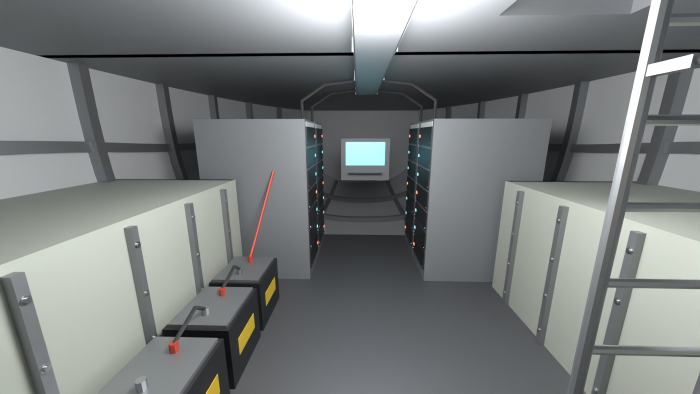
#> input picture assets/wayfarer/renders/avionics.jpg, 1400 x 787 px, given in place of port_side.jpg, which was not available (shown at 1/2 size)
$ python sheet.py ../../renders/avionics.jpg
#> lines starting #> are read from the running program, lines starting #| are printed output that depends on the picture
### assets/wayfarer/model/tools/shots.py
"""Shot list shared by render.py (which renders them) and sheet.py (which annotates the orthographic ones).
All positions are in the ship frame (s aft, y starboard, z up). An orthographic shot is defined by the point it is
centred on, the direction it looks along, the image's right and up axes, and the width it covers in metres."""
# name: dict(kind='ortho', centre, right, up, width, aspect, cut=None | distance of the cut plane from the centre along the view)
ORTHO = {
    'port_side':    dict(centre=(15.0, 0.0, -0.6), right=(1, 0, 0), up=(0, 0, 1), width=33.0, aspect=3.0),
    'section_cl':   dict(centre=(15.0, 0.0, -0.6), right=(1, 0, 0), up=(0, 0, 1), width=33.0, aspect=3.0, cut=0.0),
    'top':          dict(centre=(15.0, 0.0, 0.0), right=(1, 0, 0), up=(0, 1, 0), width=33.0, aspect=3.0),
    'plan_main':    dict(centre=(15.0, 0.0, 0.0), right=(1, 0, 0), up=(0, 1, 0), width=33.0, aspect=3.0, cut=1.9),
    'plan_lower':   dict(centre=(15.0, 0.0, 0.0), right=(1, 0, 0), up=(0, 1, 0), width=33.0, aspect=3.0, cut=-0.5),
    'bottom':       dict(centre=(15.0, 0.0, 0.0), right=(1, 0, 0), up=(0, -1, 0), width=33.0, aspect=3.0),
    'front':        dict(centre=(0.0, 0.0, -0.6), right=(0, -1, 0), up=(0, 0, 1), width=11.0, aspect=1.25),
    'rear':         dict(centre=(30.0, 0.0, -0.6), right=(0, 1, 0), up=(0, 0, 1), width=11.0, aspect=1.25),
    'section_lift': dict(centre=(11.4, 0.0, -0.6), right=(0, 1, 0), up=(0, 0, 1), width=11.0, aspect=1.25, cut=0.0),
    'section_bay':  dict(centre=(17.4, 0.0, -0.6), right=(0, 1, 0), up=(0, 0, 1), width=11.0, aspect=1.25, cut=0.0),
}
# perspective: eye, target, lens (mm)
PERSP = {
    'three_quarter': dict(eye=(-13.0, -19.0, 7.5), target=(14.0, 0.0, -0.8), lens=50),
    'three_quarter_low': dict(eye=(-9.0, -15.0, -3.2), target=(13.0, 0.0, -1.2), lens=35),
    'rear_quarter': dict(eye=(41.0, -15.0, 5.0), target=(18.0, 0.0, -0.5), lens=50),
    'cockpit': dict(eye=(4.6, 0.0, 1.50), target=(1.2, 0.0, 0.85), lens=16),
    'pilot_eye': dict(eye=(2.83, -0.72, 1.32), target=(1.2, -0.35, 0.72), lens=14),
    'cockpit_panel': dict(eye=(3.25, 0.0, 1.22), target=(1.95, 0.0, 0.55), lens=20),
    'cockpit_seat': dict(eye=(4.0, 0.25, 1.25), target=(2.85, -0.72, 0.72), lens=22),
    'cockpit_side': dict(eye=(5.6, -1.2, 1.55), target=(2.6, 0.6, 0.7), lens=18),
    'nose': dict(eye=(-7.5, -6.5, 1.8), target=(3.0, 0.0, -0.2), lens=45),
    'engines': dict(eye=(36.0, -11.0, 3.5), target=(25.5, -1.5, 0.2), lens=40),
    'engine_under': dict(eye=(22.6, -6.2, -3.0), target=(26.2, -3.2, -0.9), lens=24),
    'engine_aft': dict(eye=(33.5, -4.5, 1.6), target=(28.6, -1.5, 0.2), lens=30),
    'engine_gap': dict(eye=(27.6, -7.2, 1.9), target=(26.0, -2.6, 0.5), lens=30),
    'intake': dict(eye=(17.5, -9.5, 1.2), target=(25.0, -2.6, 0.2), lens=45),
    'gear_well': dict(eye=(8.2, -1.95, -3.3), target=(6.7, -1.85, -1.35), lens=13),
    'gear_leg': dict(eye=(4.2, -3.6, -3.3), target=(6.0, -1.8, -3.2), lens=28),
    'gear': dict(eye=(1.5, -6.5, -3.4), target=(7.5, -1.0, -3.0), lens=30),
    'lander_bay': dict(eye=(13.9, -1.62, -0.55), target=(17.6, 0.2, -1.6), lens=14),
    'under_bay': dict(eye=(24.5, -7.5, -3.9), target=(17.2, 0.0, -3.0), lens=28),
    'crew_deck': dict(eye=(8.5, 0.0, 1.75), target=(12.5, 0.3, 0.9), lens=15),
    'mission_bay': dict(eye=(14.2, 0.2, 1.8), target=(19.5, -0.2, 0.8), lens=15),
    'engineering': dict(eye=(21.5, -0.4, 1.8), target=(24.3, 0.3, 1.0), lens=14),
    'galley': dict(eye=(13.5, -0.9, 1.75), target=(11.2, 1.6, 0.9), lens=15),
    'bunks': dict(eye=(11.4, 0.2, 1.7), target=(9.2, -1.6, 0.9), lens=15),
    'mission_aft': dict(eye=(16.4, 0.3, 1.75), target=(21.0, -0.5, 1.1), lens=16),
    'eng_fwd_wall': dict(eye=(24.0, 0.5, 1.75), target=(21.5, -1.2, 1.0), lens=14),
    'vestibule': dict(eye=(7.9, 0.2, 1.8), target=(6.5, -1.6, 0.9), lens=14),
    'avionics': dict(eye=(8.5, -0.1, -0.75), target=(5.2, -0.2, -1.5), lens=14),
    'reactor': dict(eye=(21.42, -1.55, -0.42), target=(22.2, 1.6, -1.25), lens=12),
    'flank': dict(eye=(2.0, -8.5, 0.6), target=(8.5, -2.9, -0.2), lens=40),
    'roof': dict(eye=(6.5, -3.2, 5.6), target=(12.5, -0.3, 3.0), lens=26),
    'belly_fwd': dict(eye=(1.0, -5.5, -4.3), target=(7.5, -0.8, -2.6), lens=28),
    'flank_side': dict(eye=(13.6, 19.0, 0.4), target=(13.6, 3.0, -0.3), lens=50),
    'flank_close': dict(eye=(11.0, 7.5, 0.9), target=(13.2, 3.0, -0.2), lens=35),
    'under_lift': dict(eye=(3.2, -6.0, -3.3), target=(10.8, 0.0, -3.6), lens=26),
    'ramp_top': dict(eye=(12.4, -0.35, -2.75), target=(8.6, 0.0, -4.5), lens=16),
    'hold': dict(eye=(13.55, -1.0, -0.75), target=(10.6, 0.3, -1.9), lens=14),
}

def cross(a, b): return (a[1] * b[2] - a[2] * b[1], a[2] * b[0] - a[0] * b[2], a[0] * b[1] - a[1] * b[0])

def project(shot, p, px_w):
    """Ship-frame point -> pixel (x, y) in an orthographic shot rendered px_w wide."""
    c, r, u = shot['centre'], shot['right'], shot['up']
    d = (p[0] - c[0], p[1] - c[1], p[2] - c[2])
    k = px_w / shot['width']; px_h = px_w / shot['aspect']
    return (px_w / 2 + k * (d[0] * r[0] + d[1] * r[1] + d[2] * r[2]), px_h / 2 - k * (d[0] * u[0] + d[1] * u[1] + d[2] * u[2]))

### assets/wayfarer/model/tools/sheet.py
"""Orthographic sheet: lays the orthographic renders out on one drawing and dimensions them from spec.py.
    python3 tools/sheet.py --in work/r_blockout --out ../renders/sheet_blockout.jpg --title "..." """
import os, sys
HERE = os.path.dirname(os.path.dirname(os.path.abspath(__file__))); sys.path[:0] = [HERE, os.path.join(HERE, 'tools')]
from PIL import Image, ImageDraw, ImageFont
import spec, shots as SH
argv = sys.argv[1:]
def arg(k, d=None): return argv[argv.index(k) + 1] if k in argv else d
IN = os.path.join(HERE, arg('--in', 'work/r_blockout')); OUT = os.path.join(HERE, arg('--out', '../renders/sheet.jpg'))
TITLE = arg('--title', 'F-27 WAYFARER  ·  general arrangement'); STAGE = arg('--stage', 'BLOCKOUT')
FD = '/usr/share/fonts/opentype/inter/'
def font(sz, w='Regular'):
    try: return ImageFont.truetype(FD + f'Inter-{w}.otf', sz)
    except Exception: return ImageFont.load_default()
INK = (28, 32, 38); DIM = (176, 40, 30); SOFT = (95, 102, 112); PAPER = (236, 237, 239)
S = spec.ST
Wc, Hc = 3900, 4400
sheet = Image.new('RGB', (Wc, Hc), PAPER); D = ImageDraw.Draw(sheet)

def place(name, x, y, w, caption):
    im = Image.open(os.path.join(IN, name + '.jpg')); h = int(w * im.height / im.width)
    im = im.resize((w, h), Image.LANCZOS); sheet.paste(im, (x, y))
    D.rectangle((x, y, x + w, y + h), outline=(150, 154, 160), width=2)
    D.text((x + 14, y + 10), caption, font=font(30, 'SemiBold'), fill=INK)
    sh = SH.ORTHO[name]
    def P(p):
        px, py = SH.project(sh, p, w); return (x + px, y + py)
    return P, (x, y, w, h)

def label(P, p, text, dx=0, dy=0, anchor='mm', sz=24, col=INK, leader=None):
    x, y = P(p); f = font(sz, 'Medium')
    if leader:
        lx, ly = P(leader); D.line((lx, ly, x + dx, y + dy), fill=col, width=2); D.ellipse((lx - 4, ly - 4, lx + 4, ly + 4), fill=col)
    bb = D.textbbox((x + dx, y + dy), text, font=f, anchor=anchor)
    D.rectangle((bb[0] - 6, bb[1] - 4, bb[2] + 6, bb[3] + 4), fill=(248, 248, 249))
    D.text((x + dx, y + dy), text, font=f, fill=col, anchor=anchor)

def dim(P, a, b, text, off=(0, 0), sz=24):
    (x0, y0), (x1, y1) = P(a), P(b); x0 += off[0]; x1 += off[0]; y0 += off[1]; y1 += off[1]
    D.line((x0, y0, x1, y1), fill=DIM, width=3)
    horiz = abs(x1 - x0) > abs(y1 - y0)
    for (x, y) in ((x0, y0), (x1, y1)):
        if horiz: D.line((x, y - 14, x, y + 14), fill=DIM, width=3)
        else: D.line((x - 14, y, x + 14, y), fill=DIM, width=3)
    f = font(sz, 'SemiBold'); mx, my = (x0 + x1) / 2, (y0 + y1) / 2
    bb = D.textbbox((mx, my), text, font=f, anchor='mm')
    D.rectangle((bb[0] - 8, bb[1] - 4, bb[2] + 8, bb[3] + 4), fill=PAPER); D.text((mx, my), text, font=f, fill=DIM, anchor='mm')

def station_ticks(P, z, every=5):
    for s in range(0, 31, every):
        x, y = P((s, 0, z)); D.line((x, y, x, y + 16), fill=SOFT, width=2); D.text((x, y + 20), f'{s}', font=font(20), fill=SOFT, anchor='ma')

# ---------------------------------------------------------------- title
D.text((60, 40), TITLE, font=font(64, 'Bold'), fill=INK)
D.text((60, 122), f'1.25 x F-27 spec  ·  {spec.L:.0f} x {spec.W:.0f} x {spec.H:.2f} m  ·  stage: {STAGE}  ·  figures are 1.80 m  ·  station numbers are metres aft of the nose', font=font(30), fill=SOFT)
M = 60; WW = Wc - 2 * M; hw = WW // 3
y = 190
# ---------------------------------------------------------------- port side
P, (x0, y0, w, h) = place('port_side', M, y, WW, 'PORT SIDE, gear and lift down')
#> in place, im is the input picture: PIL image 1400x787 RGB; mean R, G, B 120.5, 124.2, 123.7
#> in place, `sheet.paste(im, (x, y))`:
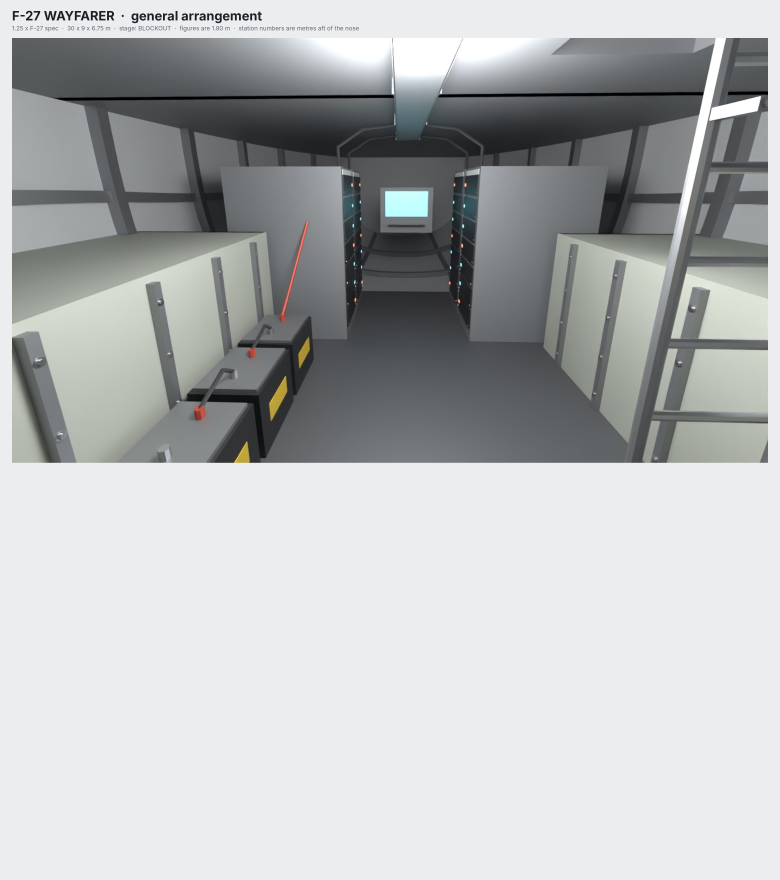
#> sheet: PIL image 3900x4400 RGB (shown at 1/5 size); mean R, G, B 181.6, 183.9, 184.7
#> x0 = 60; y0 = 190; w = 3780; h = 2124
dim(P, (0, 0, 3.75), (30, 0, 3.75), 'overall length 30.00 m')
#> in dim, `bb = D.textbbox((mx, my), text, font=f, anchor='mm')`: bb = (1820, 312.7, 2080, 336.7)
dim(P, (31.0, 0, -3.375 + 0.0), (31.0, 0, 3.375), '6.75', sz=22)
dim(P, (-0.9, 0, spec.Z_GROUND), (-0.9, 0, -3.0), '1.70')
station_ticks(P, spec.Z_GROUND - 0.25)
label(P, (2.6, 0, 1.2), 'canopy slit', dy=-150, leader=(2.6, 0, 1.25))
#> in label, `bb = D.textbbox((x + dx, y + dy), text, font=f, anchor=anchor)`: bb = (467.6, 453.8, 591.6, 477.8)
label(P, (0.4, 0, -2.5), 'chin cannon', dy=110, dx=40, leader=(0.4, 0, -2.6))
label(P, (6.0, 0, -3.9), 'fwd gear x2', dx=-150, dy=40, leader=(6.0, 0, -3.9))
label(P, (21.0, 0, -3.9), 'aft gear x2', dx=150, dy=40, leader=(21.0, 0, -3.9))
label(P, (11.4, 0, -4.4), 'lift chassis (lowered)', dy=70, leader=(11.4, 0, -4.4))
label(P, (26.0, 0, -0.45), 'main pod', sz=24); label(P, (26.5, 0, 1.75), 'upper pod', sz=24)
y += h + 40
#> y = 2354
# ---------------------------------------------------------------- centreline section
P, (x0, y0, w, h) = place('section_cl', M, y, WW, 'SECTION ON THE CENTRELINE, looking to starboard')
#> call 2 of place, with name = 'section_cl', x = 60, y = 2354, w = 3780
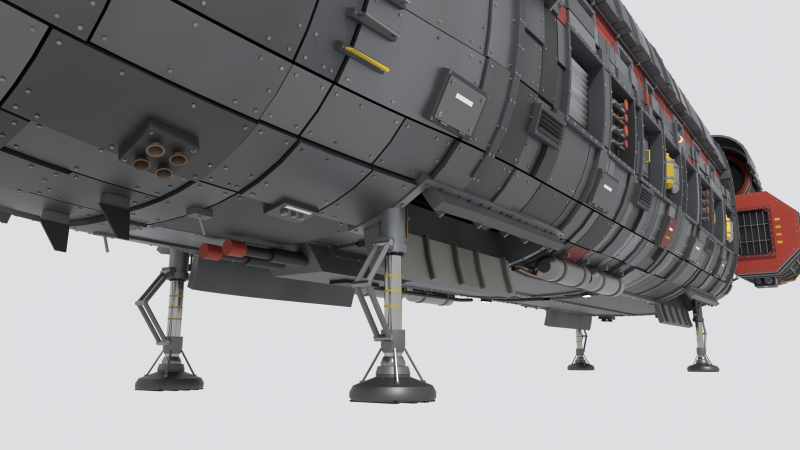
#> input picture assets/wayfarer/renders/belly_fwd.jpg, 1600 x 900 px, given in place of section_cl.jpg, which was not available (shown at 1/2 size)
#> in place, im is the input picture: PIL image 1600x900 RGB; mean R, G, B 136.5, 136, 137.3
#> in place (call 2), `sheet.paste(im, (x, y))`:
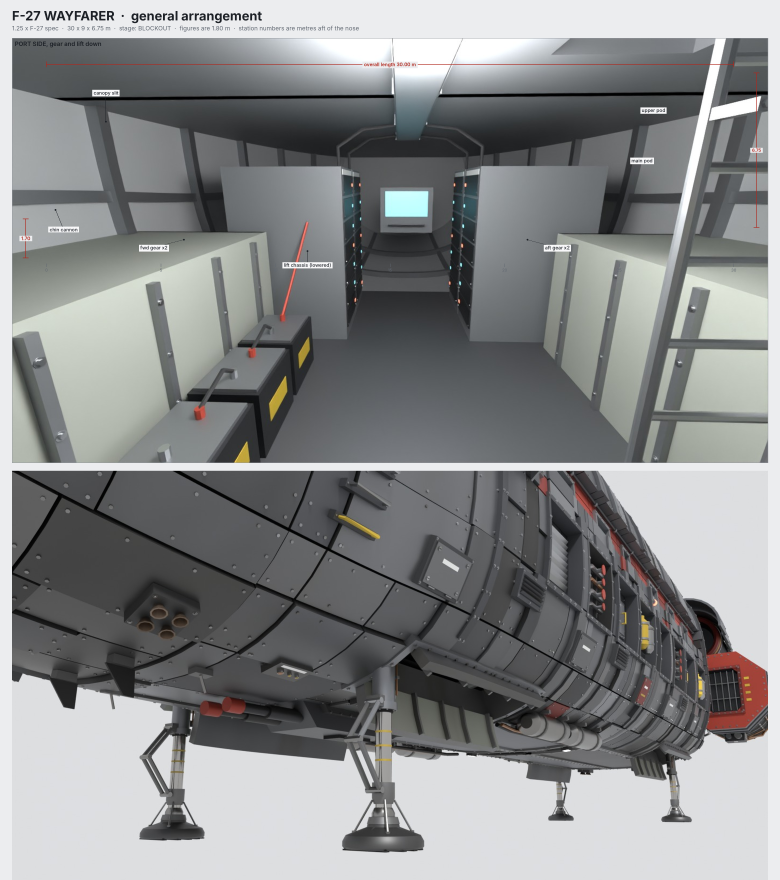
#> sheet: PIL image 3900x4400 RGB (shown at 1/5 size); mean R, G, B 135.4, 136.9, 137.4
#> y0 = 2354; h = 2126
zc = spec.Z_MAIN + 1.75; zl = spec.Z_LOWER + 1.55
for (s, z, t) in ((3.7, zc + 0.75, 'COCKPIT'), (7.2, zc, 'VESTIBULE\ncrew hatch, ladder'), (11.0, zc + 0.45, 'CREW DECK'), (17.5, zc, 'MISSION BAY'), (22.9, zc + 0.45, 'ENGINEERING'),
                  (7.4, zl - 0.9, 'AVIONICS AISLE'), (11.4, zl + 0.25, 'HOLD + LIFT'), (17.4, zl, 'LANDER BAY\n(internal landing array)'), (22.3, zl - 0.2, 'REACTOR')):
    label(P, (s, 0, z), t, sz=24)
#> this loop made 9 passes
#> bb in label on passes 1 to 9: (601.6, 2608.5, 709.6, 2626.5), (949.5, 2680.4, 1162.5, 2730.4), (1419.8, 2642.8, 1563.8, 2660.8), (2158.4, 2694.4, 2315.4, 2713.4), (2773.9, 2642.8, 2935.9, 2660.8), (985.5, 3095.3, 1174.5, 3114.3), (1464.6, 2963.5, 1610.6, 2981.5), (2094.8, 2978.2, 2354.9, 3030.2), (2730.2, 3015.1, 2843.2, 3033.1)
dim(P, (13.3, 0, spec.Z_MAIN), (13.3, 0, spec.Z_MAIN + spec.HEAD_MAIN), '2.30')
dim(P, (14.0, 0, spec.Z_LOWER), (14.0, 0, spec.Z_LOWER + spec.HEAD_LOWER), '2.20')
dim(P, (9.6, 0, -4.25), (13.2, 0, -4.25), '3.60', off=(0, 95))
dim(P, (14.2, 0, -3.3), (20.6, 0, -3.3), 'bay doors 6.40')
dim(P, (9.0, 0, spec.Z_GROUND + spec.LIFT['chassis_depth']), (9.0, 0, spec.Z_LOWER), 'travel 1.70')
for st in ('cockpit_aft', 'vestibule_aft', 'hold_aft', 'eng_fwd', 'eng_aft'):
    xx, yy = P((S[st], 0, 3.3)); D.text((xx, yy), f'{S[st]:.1f}', font=font(20), fill=SOFT, anchor='mb')
station_ticks(P, spec.Z_GROUND - 0.25)
y += h + 40
#> y = 4520
# ---------------------------------------------------------------- plans
for k, (nm, cap) in enumerate((('top', 'TOP'), ('plan_main', 'MAIN DECK PLAN (cut 1.8 m above the deck)'), ('plan_lower', 'LOWER DECK PLAN (cut 1.8 m above the deck)'))):
    P, (x0, y0, w, h) = place(nm, M + k * (hw + 0) + (0 if k == 0 else 0), y, hw - 20, cap)
#> call 3 of place, with name = 'top', x = 60, y = 4520, w = 1240, caption = 'TOP'
#> in place (call 3), `im = im.resize((w, h), Image.LANCZOS)`:
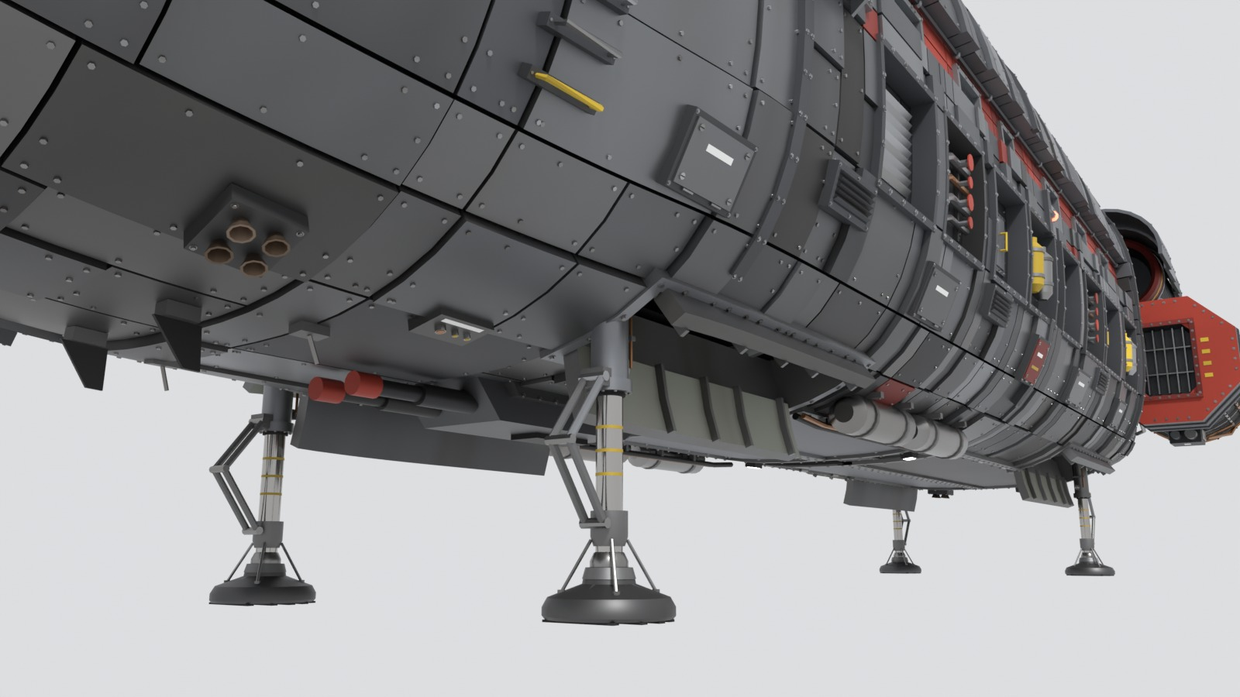
#> im: PIL image 1240x697 RGB; mean R, G, B 136.5, 136, 137.3
#> y0 = 4520; w = 1240; h = 697
    if nm == 'top':
        dim(P, (29.0, -4.5, 0), (29.0, 4.5, 0), '9.00', sz=20); dim(P, (12.0, -3.0, 0), (12.0, 3.0, 0), '6.00', sz=20)
#> (the run stopped early here; a loop or call above may not have finished)
